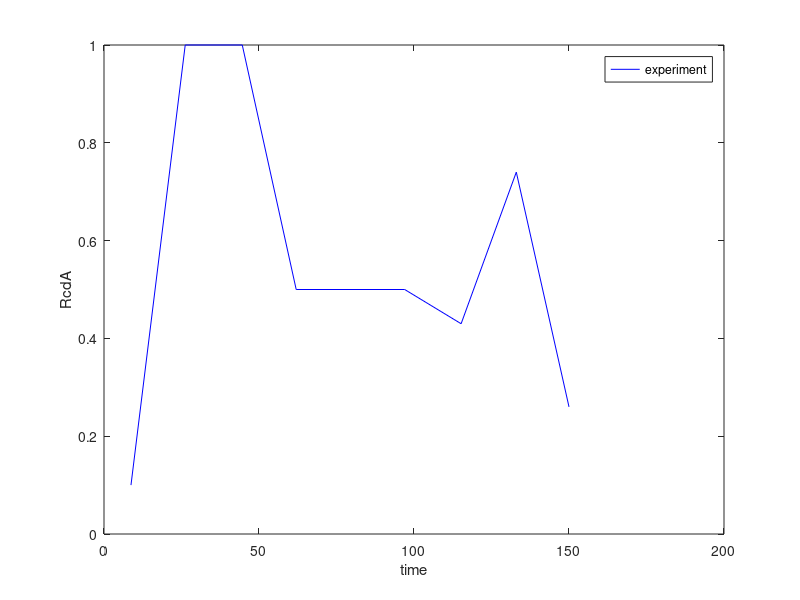

Write MATLAB code to recreate this figure.
clc
clear all
%fit curve
%%CckA~P
%  x = [10,20,40,60,80,100,120];
%  o = [0.365958, 0.247904, 0.125544, 0.295375, 0.632501, 0.99639, 0.998939];
%%DivK~P_old pole
% x=[2.51514,9.45,16.4,23.54,30.305,37.26,43.83,50.78,57.93,64.68,72.2,78.94,84.7,89.7,93.73,97,98];
% o=[2.48445,2.05,3.88,6.15,9.32,13.17,17.02,20.42,22.7,24.07,23.64,21.63,17.6,12.88,8.16,3,0];
% %%Div~P_free
% x=[1.54,4.62,9.05,12.9,17,20.02,23.5,26.38,31.58,37.55,42.36,46.98,52.76,57.57,62.39,66.82,71.25,77.02,82.22,87.03,92.81,99.36,106.29...
% ,114.57,118.42,125.55,132.09,138.45,143.07,147.67];
% o=[89.8,89.58,88.9,88,86,84.19,81.9,80.09,75.33,70.58,65.37,59.93,54.27,49.07,43.63,38.65,32.99,27.1,21.89...
% ,16.91,12.61,8.77,4.92,3.35,3.58,5.4,9.043,14.27,19.72,27.21];
% %%DivK 120min
% x=[0,20,40,60,80,100];
% o=[24629.731,22150.974,20566.51,26048.681,25878.045,25939.761];
%%%%%RcdA 150min should cut off the last three for 120min
x=[8.7,26.2,44.6,62,80,97,115.2,133,150];
o=[0.1,1,1,0.5,0.5,0.5,0.43,0.74,0.26];
% x=[8.7,26.2,44.6,62,80,97];
% o=[0.1,1,1,0.5,0.5,0.5];
 c = o/max(o);
% cftool
%x as x-axis, c as y-axis, polynomial, degree 3
%%%%%%% %result% %%%%%%%%%%%%
%%%%%%CckA~P
% f(x) = p1*x^3 + p2*x^2 + p3*x + p4
% Coefficients (with 95% confidence bounds):
%        p1 =  -3.491e-06  (-5.432e-06, -1.55e-06)
%        p2 =   0.0007817  (0.0003982, 0.001165)
%        p3 =    -0.04119  (-0.06252, -0.01985)
%        p4 =      0.7378  (0.4382, 1.038)
% Goodness of fit:
%   SSE: 0.008382
%   R-square: 0.9892
%   Adjusted R-square: 0.9784
%   RMSE: 0.05286
%%%%%% DivK~P_old pole
%  f(x) = p1*x^3 + p2*x^2 + p3*x + p4
%  p1 =  -8.515e-06;
%        p2 =   0.0009505;
%        p3 =    -0.01231 ;
%        p4 =      0.1302 ;
% %%%%%%DivK~P_free
% p1 =   1.315e-06 ;
%        p2 =  -0.0002346 ;
%        p3 =    0.001233;
%        p4 =      0.9975;
% %%%%%%%%%%%%%DivK 120min
% p1 =  -1.843e-06;
%        p2 =   0.0003078 ;
%        p3 =    -0.01197 ;
%        p4 =      0.9516 ;

% Goodness of fit:
%   SSE: 0.008227
%   R-square: 0.7921
%   Adjusted R-square: 0.4802
%   RMSE: 0.06414
% a1 =     -0.1011 ;
%        c1 =     0.07546;
%        d1=      0.9291 ;
%RcdA
      p1 =  -8.725e-08 ;
       p2 =   2.948e-05 ;
       p3 =   -0.003332  ;
       p4 =      0.1384 ;
       p5 =     -0.8569;
%%%%%%%%compare experimental data with fitting curve%%%%%%%%%%%
%x=[x,x+150,x+300,x+450];
% x=[x,x+120,x+240,x+360];
% c=[c,c];
% c=[c,c];
plot(x,c,'b')
hold on;
T=150;%period
t1=0:1:160;
  t_d=rem(t1,T); %return remainder after division t/T
  

%y=(p1*t_d.^3 + p2*t_d.^2 + p3*t_d + p4).*(t_d<=98)+0*(t_d>98);%%DivK~P_old
%pole
% y=(p1*t_d.^3 + p2*t_d.^2 + p3*t_d + p4);
%y = a1*sin(3*pi*t_d./180+c1)+d1;
%     y = p1*t_d.^4 + p2*t_d.^3 + p3*t_d.^2 + p4*t_d+ p5;%RcdA
%     y(y<0)=0;
%  plot(t1, y)
 xlabel('time')
ylabel('RcdA')
legend('experiment')
